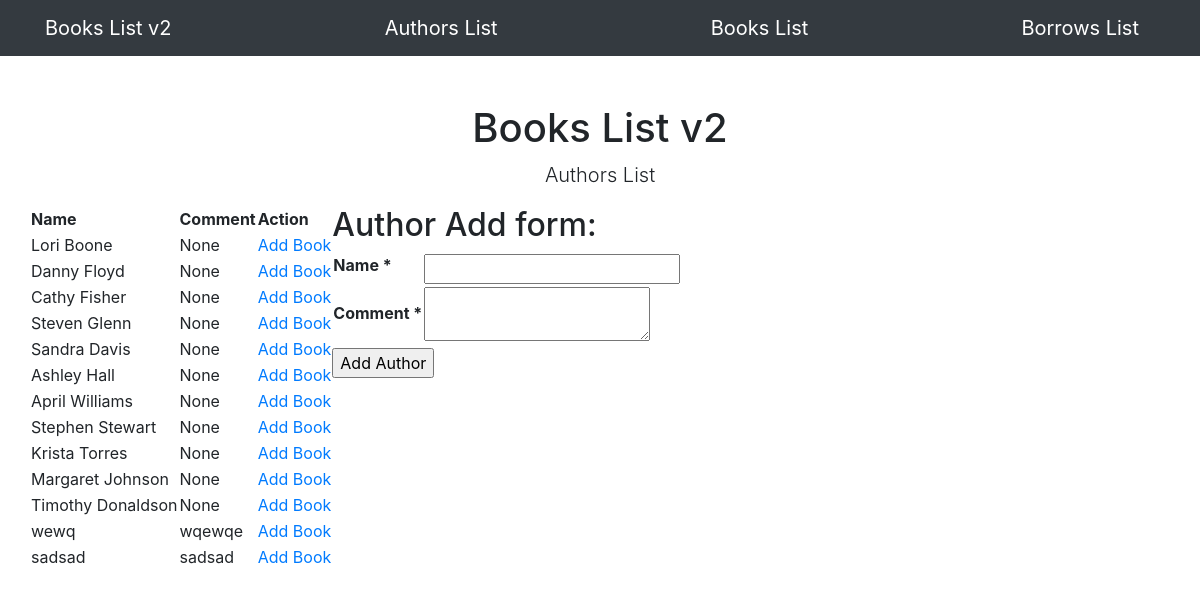
Page /authors on the earlier database version.
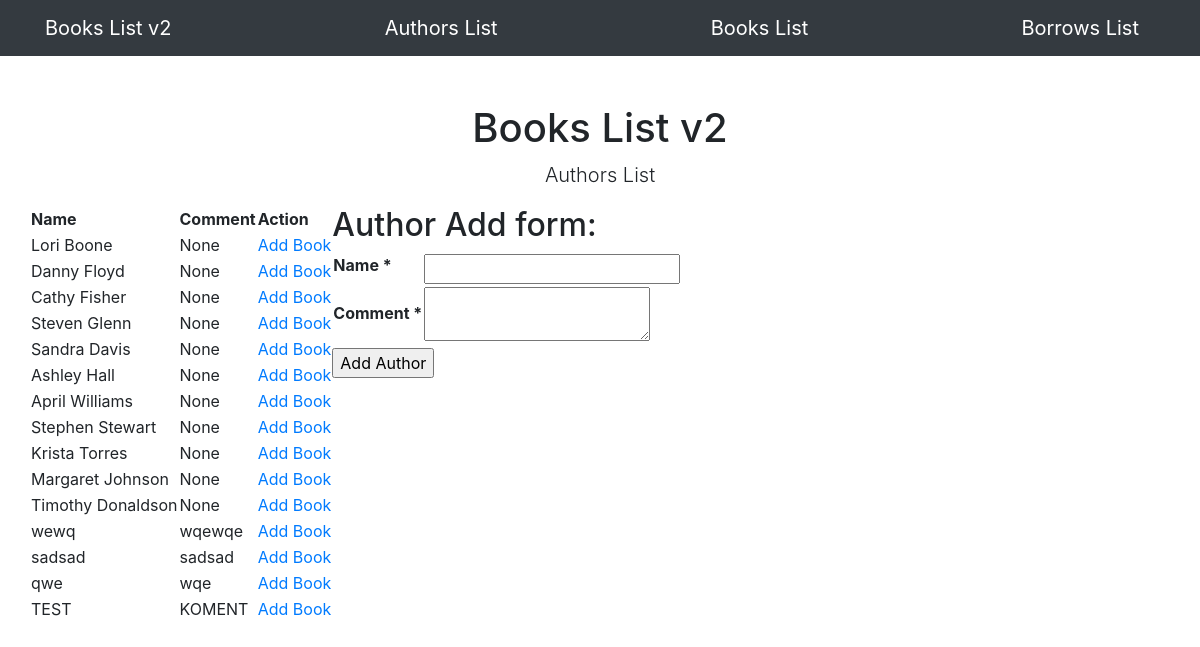
Same page on the later database version.
### app/models.py (models this page shows, shortened)
class Author(db.Model):
    id = db.Column(db.Integer, primary_key=True)
    name = db.Column(db.String(100), index=True, unique=True)
    comment = db.Column(db.String(100), index=True)
    books = db.relationship("Book", backref="author", lazy="dynamic")

### app/routes.py (the view)
@app.route('/authors', methods=["GET", "POST"])
def authors_view():
    form=AuthorForm()
    error = ""
    authors = Author.query.all()
    if request.method == "POST" and form.validate_on_submit():
        form.data.pop('csrf_token')
        new_author = Author(name=form.data['name'], comment=form.data['comment'])
        db.session.add(new_author)
        db.session.commit()
        return redirect(url_for("authors_view"))
    return render_template("authors.html", authors=authors, form=form, error=error)

### app/forms.py
class AuthorForm(FlaskForm):
    name = StringField('Name', validators=[DataRequired()])
    comment = TextAreaField('Comment', validators=[DataRequired()])

### app/templates/authors.html (shortened to what this page needs)
{% extends "base.html" %}
{% block content %}
<div class="row">
    <div class="col-lg-12 text-center">
       <h1 class="mt-5">Books List v2</h1>
       <p class="lead">Authors List</p>
    </div>
    <table>
        <thead>
        <th>Name</th>
        <th>Comment</th>
        <th>Action</th>
        </thead>
        {% for author in authors %}
        <tr>
            <td>{{ author.name }}</a></td>
            <td>{{ author.comment }}</td>
            <td><a href="/addbook/{{ loop.index }}">Add Book</a></td>
        </tr>
        {% endfor %}
    </table>
    <div>
        <h2>Author Add form:</h2>
        <form method="POST" action="/authors">
            <table>
                {% for field in form if field.widget.input_type != 'hidden' %}
                    <tr>
                        <th>{{ field.label }} {% if field.flags.required %}*{% endif %}</th>
                        <td>{{ field }}</td>
                    </tr>
                {% endfor %}
            </table>
            <input type="submit" value="Add Author">
        </form>
    </div>
</div>
{% endblock %}

Differences in the rows shown:
added Author: name "qwe", comment "wqe"
added Author: name "TEST", comment "KOMENT"
